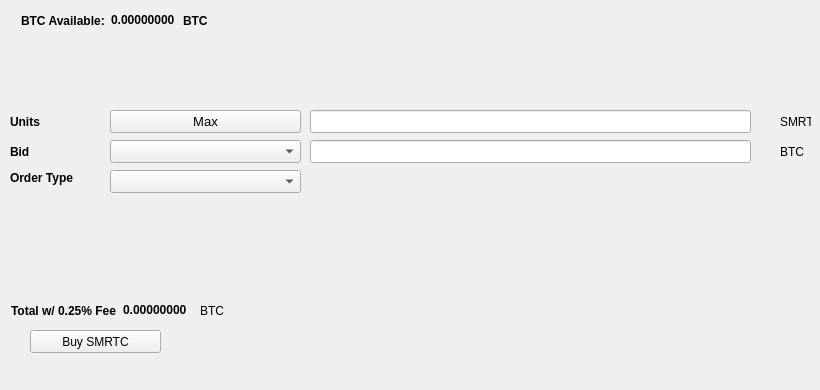
   <widget class="QWidget" name="BuyTab">
    <attribute name="title">
     <string>Buy</string>
    </attribute>
    <widget class="QPushButton" name="BuySMRTC">
     <property name="geometry">
      <rect>
       <x>30</x>
       <y>330</y>
       <width>131</width>
       <height>23</height>
      </rect>
     </property>
     <property name="text">
      <string>Buy SMRTC</string>
     </property>
     <property name="icon">
      <iconset resource="../smartcloud.qrc">
       <normaloff>:/icons/bitcoin</normaloff>:/icons/bitcoin</iconset>
     </property>
    </widget>
    <widget class="QLabel" name="label_3">
     <property name="geometry">
      <rect>
       <x>10</x>
       <y>110</y>
       <width>46</width>
       <height>23</height>
      </rect>
     </property>
     <property name="font">
      <font>
       <weight>75</weight>
       <bold>true</bold>
      </font>
     </property>
     <property name="text">
      <string>Units</string>
     </property>
    </widget>
    <widget class="QLineEdit" name="UnitsInput">
     <property name="geometry">
      <rect>
       <x>310</x>
       <y>110</y>
       <width>441</width>
       <height>23</height>
      </rect>
     </property>
     <property name="font">
      <font>
       <pointsize>9</pointsize>
       <weight>75</weight>
       <bold>true</bold>
      </font>
     </property>
    </widget>
    <widget class="QLineEdit" name="BuyBidPriceEdit">
     <property name="geometry">
      <rect>
       <x>310</x>
       <y>140</y>
       <width>441</width>
       <height>23</height>
      </rect>
     </property>
     <property name="font">
      <font>
       <pointsize>9</pointsize>
       <weight>75</weight>
       <bold>true</bold>
      </font>
     </property>
    </widget>
    <widget class="QLabel" name="label_4">
     <property name="geometry">
      <rect>
       <x>780</x>
       <y>110</y>
       <width>31</width>
       <height>23</height>
      </rect>
     </property>
     <property name="text">
      <string>SMRTC</string>
     </property>
    </widget>
    <widget class="QLabel" name="label_5">
     <property name="geometry">
      <rect>
       <x>780</x>
       <y>140</y>
       <width>31</width>
       <height>23</height>
      </rect>
     </property>
     <property name="text">
      <string>BTC</string>
     </property>
    </widget>
    <widget class="QLabel" name="label_6">
     <property name="geometry">
      <rect>
       <x>10</x>
       <y>140</y>
       <width>46</width>
       <height>23</height>
      </rect>
     </property>
     <property name="font">
      <font>
       <weight>75</weight>
       <bold>true</bold>
      </font>
     </property>
     <property name="text">
      <string>Bid</string>
     </property>
    </widget>
    <widget class="QLabel" name="label_7">
     <property name="geometry">
      <rect>
       <x>10</x>
       <y>170</y>
       <width>91</width>
       <height>16</height>
      </rect>
     </property>
     <property name="font">
      <font>
       <weight>75</weight>
       <bold>true</bold>
      </font>
     </property>
     <property name="text">
      <string>Order Type</string>
     </property>
    </widget>
    <widget class="QPushButton" name="Buy_Max_Amount">
     <property name="geometry">
      <rect>
       <x>110</x>
       <y>110</y>
       <width>191</width>
       <height>23</height>
      </rect>
     </property>
     <property name="font">
      <font>
       <pointsize>10</pointsize>
      </font>
     </property>
     <property name="text">
      <string>Max</string>
     </property>
    </widget>
    <widget class="QComboBox" name="BuyBidcomboBox">
     <property name="geometry">
      <rect>
       <x>110</x>
       <y>140</y>
       <width>191</width>
       <height>23</height>
      </rect>
     </property>
     <property name="font">
      <font>
       <pointsize>10</pointsize>
      </font>
     </property>
    </widget>
    <widget class="QComboBox" name="buyOrdertypeCombo">
     <property name="geometry">
      <rect>
       <x>110</x>
       <y>170</y>
       <width>191</width>
       <height>23</height>
      </rect>
     </property>
     <property name="font">
      <font>
       <pointsize>10</pointsize>
      </font>
     </property>
    </widget>
    <widget class="QWidget" name="layoutWidget1">
     <property name="geometry">
      <rect>
       <x>21</x>
       <y>11</y>
       <width>227</width>
       <height>19</height>
      </rect>
     </property>
     <layout class="QHBoxLayout" name="horizontalLayout_3">
      <item>
       <widget class="QLabel" name="label232">
        <property name="font">
         <font>
          <weight>75</weight>
          <bold>true</bold>
         </font>
        </property>
        <property name="text">
         <string>BTC Available:</string>
        </property>
       </widget>
      </item>
      <item>
       <widget class="QLabel" name="BtcAvailableLbl">
        <property name="palette">
         <palette>
          <active>
           <colorrole role="WindowText">
            <brush brushstyle="SolidPattern">
             <color alpha="255">
              <red>0</red>
              <green>0</green>
              <blue>0</blue>
             </color>
            </brush>
           </colorrole>
           <colorrole role="Button">
            <brush brushstyle="SolidPattern">
             <color alpha="255">
              <red>0</red>
              <green>170</green>
              <blue>0</blue>
             </color>
            </brush>
           </colorrole>
           <colorrole role="Light">
            <brush brushstyle="SolidPattern">
             <color alpha="255">
              <red>0</red>
              <green>255</green>
              <blue>0</blue>
             </color>
            </brush>
           </colorrole>
           <colorrole role="Midlight">
            <brush brushstyle="SolidPattern">
             <color alpha="255">
              <red>0</red>
              <green>212</green>
              <blue>0</blue>
             </color>
            </brush>
           </colorrole>
           <colorrole role="Dark">
            <brush brushstyle="SolidPattern">
             <color alpha="255">
              <red>0</red>
              <green>85</green>
              <blue>0</blue>
             </color>
            </brush>
           </colorrole>
           <colorrole role="Mid">
            <brush brushstyle="SolidPattern">
             <color alpha="255">
              <red>0</red>
              <green>113</green>
              <blue>0</blue>
             </color>
            </brush>
           </colorrole>
           <colorrole role="Text">
            <brush brushstyle="SolidPattern">
             <color alpha="255">
              <red>0</red>
              <green>170</green>
              <blue>0</blue>
             </color>
            </brush>
           </colorrole>
           <colorrole role="BrightText">
            <brush brushstyle="SolidPattern">
             <color alpha="255">
              <red>255</red>
              <green>255</green>
              <blue>255</blue>
             </color>
            </brush>
           </colorrole>
           <colorrole role="ButtonText">
            <brush brushstyle="SolidPattern">
             <color alpha="255">
              <red>0</red>
              <green>0</green>
              <blue>0</blue>
             </color>
            </brush>
           </colorrole>
           <colorrole role="Base">
            <brush brushstyle="SolidPattern">
             <color alpha="255">
              <red>255</red>
              <green>255</green>
              <blue>255</blue>
             </color>
            </brush>
           </colorrole>
           <colorrole role="Window">
            <brush brushstyle="SolidPattern">
             <color alpha="255">
              <red>0</red>
              <green>170</green>
              <blue>0</blue>
             </color>
            </brush>
           </colorrole>
           <colorrole role="Shadow">
            <brush brushstyle="SolidPattern">
             <color alpha="255">
              <red>0</red>
              <green>0</green>
              <blue>0</blue>
             </color>
            </brush>
           </colorrole>
           <colorrole role="AlternateBase">
            <brush brushstyle="SolidPattern">
             <color alpha="255">
              <red>127</red>
              <green>212</green>
              <blue>127</blue>
             </color>
            </brush>
           </colorrole>
           <colorrole role="ToolTipBase">
            <brush brushstyle="SolidPattern">
             <color alpha="255">
              <red>255</red>
              <green>255</green>
              <blue>220</blue>
             </color>
            </brush>
           </colorrole>
           <colorrole role="ToolTipText">
            <brush brushstyle="SolidPattern">
             <color alpha="255">
              <red>0</red>
              <green>0</green>
              <blue>0</blue>
             </color>
            </brush>
           </colorrole>
          </active>
          <inactive>
           <colorrole role="WindowText">
            <brush brushstyle="SolidPattern">
             <color alpha="255">
              <red>0</red>
              <green>0</green>
              <blue>0</blue>
             </color>
            </brush>
           </colorrole>
           <colorrole role="Button">
            <brush brushstyle="SolidPattern">
             <color alpha="255">
              <red>0</red>
              <green>170</green>
              <blue>0</blue>
             </color>
            </brush>
           </colorrole>
           <colorrole role="Light">
            <brush brushstyle="SolidPattern">
             <color alpha="255">
              <red>0</red>
              <green>255</green>
              <blue>0</blue>
             </color>
            </brush>
           </colorrole>
           <colorrole role="Midlight">
            <brush brushstyle="SolidPattern">
             <color alpha="255">
              <red>0</red>
              <green>212</green>
              <blue>0</blue>
             </color>
            </brush>
           </colorrole>
           <colorrole role="Dark">
            <brush brushstyle="SolidPattern">
             <color alpha="255">
              <red>0</red>
              <green>85</green>
              <blue>0</blue>
             </color>
            </brush>
           </colorrole>
           <colorrole role="Mid">
            <brush brushstyle="SolidPattern">
             <color alpha="255">
              <red>0</red>
              <green>113</green>
              <blue>0</blue>
             </color>
            </brush>
           </colorrole>
           <colorrole role="Text">
            <brush brushstyle="SolidPattern">
             <color alpha="255">
              <red>0</red>
              <green>170</green>
              <blue>0</blue>
             </color>
            </brush>
           </colorrole>
           <colorrole role="BrightText">
            <brush brushstyle="SolidPattern">
             <color alpha="255">
              <red>255</red>
              <green>255</green>
              <blue>255</blue>
             </color>
            </brush>
           </colorrole>
           <colorrole role="ButtonText">
            <brush brushstyle="SolidPattern">
             <color alpha="255">
              <red>0</red>
              <green>0</green>
              <blue>0</blue>
             </color>
            </brush>
           </colorrole>
           <colorrole role="Base">
            <brush brushstyle="SolidPattern">
             <color alpha="255">
              <red>255</red>
              <green>255</green>
              <blue>255</blue>
             </color>
            </brush>
           </colorrole>
           <colorrole role="Window">
            <brush brushstyle="SolidPattern">
             <color alpha="255">
              <red>0</red>
              <green>170</green>
              <blue>0</blue>
             </color>
            </brush>
           </colorrole>
           <colorrole role="Shadow">
            <brush brushstyle="SolidPattern">
             <color alpha="255">
              <red>0</red>
              <green>0</green>
              <blue>0</blue>
             </color>
            </brush>
           </colorrole>
           <colorrole role="AlternateBase">
            <brush brushstyle="SolidPattern">
             <color alpha="255">
              <red>127</red>
              <green>212</green>
              <blue>127</blue>
             </color>
            </brush>
           </colorrole>
           <colorrole role="ToolTipBase">
            <brush brushstyle="SolidPattern">
             <color alpha="255">
              <red>255</red>
              <green>255</green>
              <blue>220</blue>
             </color>
            </brush>
           </colorrole>
           <colorrole role="ToolTipText">
            <brush brushstyle="SolidPattern">
             <color alpha="255">
              <red>0</red>
              <green>0</green>
              <blue>0</blue>
             </color>
            </brush>
           </colorrole>
          </inactive>
          <disabled>
           <colorrole role="WindowText">
            <brush brushstyle="SolidPattern">
             <color alpha="255">
              <red>0</red>
              <green>85</green>
              <blue>0</blue>
             </color>
            </brush>
           </colorrole>
           <colorrole role="Button">
            <brush brushstyle="SolidPattern">
             <color alpha="255">
              <red>0</red>
              <green>170</green>
              <blue>0</blue>
             </color>
            </brush>
           </colorrole>
           <colorrole role="Light">
            <brush brushstyle="SolidPattern">
             <color alpha="255">
              <red>0</red>
              <green>255</green>
              <blue>0</blue>
             </color>
            </brush>
           </colorrole>
           <colorrole role="Midlight">
            <brush brushstyle="SolidPattern">
             <color alpha="255">
              <red>0</red>
              <green>212</green>
              <blue>0</blue>
             </color>
            </brush>
           </colorrole>
           <colorrole role="Dark">
            <brush brushstyle="SolidPattern">
             <color alpha="255">
              <red>0</red>
              <green>85</green>
              <blue>0</blue>
             </color>
            </brush>
           </colorrole>
           <colorrole role="Mid">
            <brush brushstyle="SolidPattern">
             <color alpha="255">
              <red>0</red>
              <green>113</green>
              <blue>0</blue>
             </color>
            </brush>
           </colorrole>
           <colorrole role="Text">
            <brush brushstyle="SolidPattern">
             <color alpha="255">
              <red>0</red>
              <green>85</green>
              <blue>0</blue>
             </color>
            </brush>
           </colorrole>
           <colorrole role="BrightText">
            <brush brushstyle="SolidPattern">
             <color alpha="255">
              <red>255</red>
              <green>255</green>
              <blue>255</blue>
             </color>
            </brush>
           </colorrole>
           <colorrole role="ButtonText">
            <brush brushstyle="SolidPattern">
             <color alpha="255">
              <red>0</red>
              <green>85</green>
              <blue>0</blue>
             </color>
            </brush>
           </colorrole>
           <colorrole role="Base">
            <brush brushstyle="SolidPattern">
             <color alpha="255">
              <red>0</red>
              <green>170</green>
              <blue>0</blue>
             </color>
            </brush>
           </colorrole>
           <colorrole role="Window">
            <brush brushstyle="SolidPattern">
             <color alpha="255">
              <red>0</red>
              <green>170</green>
              <blue>0</blue>
             </color>
            </brush>
           </colorrole>
           <colorrole role="Shadow">
            <brush brushstyle="SolidPattern">
             <color alpha="255">
              <red>0</red>
              <green>0</green>
              <blue>0</blue>
             </color>
            </brush>
           </colorrole>
           <colorrole role="AlternateBase">
            <brush brushstyle="SolidPattern">
             <color alpha="255">
              <red>0</red>
              <green>170</green>
              <blue>0</blue>
             </color>
            </brush>
           </colorrole>
           <colorrole role="ToolTipBase">
            <brush brushstyle="SolidPattern">
             <color alpha="255">
              <red>255</red>
              <green>255</green>
              <blue>220</blue>
             </color>
            </brush>
           </colorrole>
           <colorrole role="ToolTipText">
            <brush brushstyle="SolidPattern">
             <color alpha="255">
              <red>0</red>
              <green>0</green>
              <blue>0</blue>
             </color>
            </brush>
           </colorrole>
          </disabled>
         </palette>
        </property>
        <property name="font">
         <font>
          <weight>75</weight>
          <bold>true</bold>
         </font>
        </property>
        <property name="text">
         <string>0.00000000</string>
        </property>
        <property name="textInteractionFlags">
         <set>Qt::LinksAccessibleByMouse|Qt::TextSelectableByKeyboard|Qt::TextSelectableByMouse</set>
        </property>
       </widget>
      </item>
      <item>
       <widget class="QLabel" name="BtcAvailableLbl_2">
        <property name="font">
         <font>
          <weight>75</weight>
          <bold>true</bold>
         </font>
        </property>
        <property name="text">
         <string>BTC</string>
        </property>
       </widget>
      </item>
     </layout>
    </widget>
    <widget class="QWidget" name="layoutWidge2">
     <property name="geometry">
      <rect>
       <x>11</x>
       <y>301</y>
       <width>259</width>
       <height>19</height>
      </rect>
     </property>
     <layout class="QHBoxLayout" name="horizontalLayout_4">
      <item>
       <widget class="QLabel" name="label_9">
        <property name="font">
         <font>
          <weight>75</weight>
          <bold>true</bold>
         </font>
        </property>
        <property name="text">
         <string>Total w/ 0.25% Fee</string>
        </property>
       </widget>
      </item>
      <item>
       <widget class="QLabel" name="BuyCostLabel">
        <property name="palette">
         <palette>
          <active>
           <colorrole role="WindowText">
            <brush brushstyle="SolidPattern">
             <color alpha="255">
              <red>0</red>
              <green>0</green>
              <blue>0</blue>
             </color>
            </brush>
           </colorrole>
           <colorrole role="Button">
            <brush brushstyle="SolidPattern">
             <color alpha="255">
              <red>0</red>
              <green>170</green>
              <blue>0</blue>
             </color>
            </brush>
           </colorrole>
           <colorrole role="Light">
            <brush brushstyle="SolidPattern">
             <color alpha="255">
              <red>0</red>
              <green>255</green>
              <blue>0</blue>
             </color>
            </brush>
           </colorrole>
           <colorrole role="Midlight">
            <brush brushstyle="SolidPattern">
             <color alpha="255">
              <red>0</red>
              <green>212</green>
              <blue>0</blue>
             </color>
            </brush>
           </colorrole>
           <colorrole role="Dark">
            <brush brushstyle="SolidPattern">
             <color alpha="255">
              <red>0</red>
              <green>85</green>
              <blue>0</blue>
             </color>
            </brush>
           </colorrole>
           <colorrole role="Mid">
            <brush brushstyle="SolidPattern">
             <color alpha="255">
              <red>0</red>
              <green>113</green>
              <blue>0</blue>
             </color>
            </brush>
           </colorrole>
           <colorrole role="Text">
            <brush brushstyle="SolidPattern">
             <color alpha="255">
              <red>0</red>
              <green>170</green>
              <blue>0</blue>
             </color>
            </brush>
           </colorrole>
           <colorrole role="BrightText">
            <brush brushstyle="SolidPattern">
             <color alpha="255">
              <red>255</red>
              <green>255</green>
              <blue>255</blue>
             </color>
            </brush>
           </colorrole>
           <colorrole role="ButtonText">
            <brush brushstyle="SolidPattern">
             <color alpha="255">
              <red>0</red>
              <green>0</green>
              <blue>0</blue>
             </color>
            </brush>
           </colorrole>
           <colorrole role="Base">
            <brush brushstyle="SolidPattern">
             <color alpha="255">
              <red>255</red>
              <green>255</green>
              <blue>255</blue>
             </color>
            </brush>
           </colorrole>
           <colorrole role="Window">
            <brush brushstyle="SolidPattern">
             <color alpha="255">
              <red>0</red>
              <green>170</green>
              <blue>0</blue>
             </color>
            </brush>
           </colorrole>
           <colorrole role="Shadow">
            <brush brushstyle="SolidPattern">
             <color alpha="255">
              <red>0</red>
              <green>0</green>
              <blue>0</blue>
             </color>
            </brush>
           </colorrole>
           <colorrole role="AlternateBase">
            <brush brushstyle="SolidPattern">
             <color alpha="255">
              <red>127</red>
              <green>212</green>
              <blue>127</blue>
             </color>
            </brush>
           </colorrole>
           <colorrole role="ToolTipBase">
            <brush brushstyle="SolidPattern">
             <color alpha="255">
              <red>255</red>
              <green>255</green>
              <blue>220</blue>
             </color>
            </brush>
           </colorrole>
           <colorrole role="ToolTipText">
            <brush brushstyle="SolidPattern">
             <color alpha="255">
              <red>0</red>
              <green>0</green>
              <blue>0</blue>
             </color>
            </brush>
           </colorrole>
          </active>
          <inactive>
           <colorrole role="WindowText">
            <brush brushstyle="SolidPattern">
             <color alpha="255">
              <red>0</red>
              <green>0</green>
              <blue>0</blue>
             </color>
            </brush>
           </colorrole>
           <colorrole role="Button">
            <brush brushstyle="SolidPattern">
             <color alpha="255">
              <red>0</red>
              <green>170</green>
              <blue>0</blue>
             </color>
            </brush>
           </colorrole>
           <colorrole role="Light">
            <brush brushstyle="SolidPattern">
             <color alpha="255">
              <red>0</red>
              <green>255</green>
              <blue>0</blue>
             </color>
            </brush>
           </colorrole>
           <colorrole role="Midlight">
            <brush brushstyle="SolidPattern">
             <color alpha="255">
              <red>0</red>
              <green>212</green>
              <blue>0</blue>
             </color>
            </brush>
           </colorrole>
           <colorrole role="Dark">
            <brush brushstyle="SolidPattern">
             <color alpha="255">
              <red>0</red>
              <green>85</green>
              <blue>0</blue>
             </color>
            </brush>
           </colorrole>
           <colorrole role="Mid">
            <brush brushstyle="SolidPattern">
             <color alpha="255">
              <red>0</red>
              <green>113</green>
              <blue>0</blue>
             </color>
            </brush>
           </colorrole>
           <colorrole role="Text">
            <brush brushstyle="SolidPattern">
             <color alpha="255">
              <red>0</red>
              <green>170</green>
              <blue>0</blue>
             </color>
            </brush>
           </colorrole>
           <colorrole role="BrightText">
            <brush brushstyle="SolidPattern">
             <color alpha="255">
              <red>255</red>
              <green>255</green>
              <blue>255</blue>
             </color>
            </brush>
           </colorrole>
           <colorrole role="ButtonText">
            <brush brushstyle="SolidPattern">
             <color alpha="255">
              <red>0</red>
              <green>0</green>
              <blue>0</blue>
             </color>
            </brush>
           </colorrole>
           <colorrole role="Base">
            <brush brushstyle="SolidPattern">
             <color alpha="255">
              <red>255</red>
              <green>255</green>
              <blue>255</blue>
             </color>
            </brush>
           </colorrole>
           <colorrole role="Window">
            <brush brushstyle="SolidPattern">
             <color alpha="255">
              <red>0</red>
              <green>170</green>
              <blue>0</blue>
             </color>
            </brush>
           </colorrole>
           <colorrole role="Shadow">
            <brush brushstyle="SolidPattern">
             <color alpha="255">
              <red>0</red>
              <green>0</green>
              <blue>0</blue>
             </color>
            </brush>
           </colorrole>
           <colorrole role="AlternateBase">
            <brush brushstyle="SolidPattern">
             <color alpha="255">
              <red>127</red>
              <green>212</green>
              <blue>127</blue>
             </color>
            </brush>
           </colorrole>
           <colorrole role="ToolTipBase">
            <brush brushstyle="SolidPattern">
             <color alpha="255">
              <red>255</red>
              <green>255</green>
              <blue>220</blue>
             </color>
            </brush>
           </colorrole>
           <colorrole role="ToolTipText">
            <brush brushstyle="SolidPattern">
             <color alpha="255">
              <red>0</red>
              <green>0</green>
              <blue>0</blue>
             </color>
            </brush>
           </colorrole>
          </inactive>
          <disabled>
           <colorrole role="WindowText">
            <brush brushstyle="SolidPattern">
             <color alpha="255">
              <red>0</red>
              <green>85</green>
              <blue>0</blue>
             </color>
            </brush>
           </colorrole>
           <colorrole role="Button">
            <brush brushstyle="SolidPattern">
             <color alpha="255">
              <red>0</red>
              <green>170</green>
              <blue>0</blue>
             </color>
            </brush>
           </colorrole>
           <colorrole role="Light">
            <brush brushstyle="SolidPattern">
             <color alpha="255">
              <red>0</red>
              <green>255</green>
              <blue>0</blue>
             </color>
            </brush>
           </colorrole>
           <colorrole role="Midlight">
            <brush brushstyle="SolidPattern">
             <color alpha="255">
              <red>0</red>
              <green>212</green>
              <blue>0</blue>
             </color>
            </brush>
           </colorrole>
           <colorrole role="Dark">
            <brush brushstyle="SolidPattern">
             <color alpha="255">
              <red>0</red>
              <green>85</green>
              <blue>0</blue>
             </color>
            </brush>
           </colorrole>
           <colorrole role="Mid">
            <brush brushstyle="SolidPattern">
             <color alpha="255">
              <red>0</red>
              <green>113</green>
              <blue>0</blue>
             </color>
            </brush>
           </colorrole>
           <colorrole role="Text">
            <brush brushstyle="SolidPattern">
             <color alpha="255">
              <red>0</red>
              <green>85</green>
              <blue>0</blue>
             </color>
            </brush>
           </colorrole>
           <colorrole role="BrightText">
            <brush brushstyle="SolidPattern">
             <color alpha="255">
              <red>255</red>
              <green>255</green>
              <blue>255</blue>
             </color>
            </brush>
           </colorrole>
           <colorrole role="ButtonText">
            <brush brushstyle="SolidPattern">
             <color alpha="255">
              <red>0</red>
              <green>85</green>
              <blue>0</blue>
             </color>
            </brush>
           </colorrole>
           <colorrole role="Base">
            <brush brushstyle="SolidPattern">
             <color alpha="255">
              <red>0</red>
              <green>170</green>
              <blue>0</blue>
             </color>
            </brush>
           </colorrole>
           <colorrole role="Window">
            <brush brushstyle="SolidPattern">
             <color alpha="255">
              <red>0</red>
              <green>170</green>
              <blue>0</blue>
             </color>
            </brush>
           </colorrole>
           <colorrole role="Shadow">
            <brush brushstyle="SolidPattern">
             <color alpha="255">
              <red>0</red>
              <green>0</green>
              <blue>0</blue>
             </color>
            </brush>
           </colorrole>
           <colorrole role="AlternateBase">
            <brush brushstyle="SolidPattern">
             <color alpha="255">
              <red>0</red>
              <green>170</green>
              <blue>0</blue>
             </color>
            </brush>
           </colorrole>
           <colorrole role="ToolTipBase">
            <brush brushstyle="SolidPattern">
             <color alpha="255">
              <red>255</red>
              <green>255</green>
              <blue>220</blue>
             </color>
            </brush>
           </colorrole>
           <colorrole role="ToolTipText">
            <brush brushstyle="SolidPattern">
             <color alpha="255">
              <red>0</red>
              <green>0</green>
              <blue>0</blue>
             </color>
            </brush>
           </colorrole>
          </disabled>
         </palette>
        </property>
        <property name="font">
         <font>
          <weight>75</weight>
          <bold>true</bold>
         </font>
        </property>
        <property name="autoFillBackground">
         <bool>false</bool>
        </property>
        <property name="text">
         <string>0.00000000</string>
        </property>
        <property name="textInteractionFlags">
         <set>Qt::LinksAccessibleByMouse|Qt::TextSelectableByMouse</set>
        </property>
       </widget>
      </item>
      <item>
       <widget class="QLabel" name="label_10">
        <property name="font">
         <font>
          <weight>50</weight>
          <bold>false</bold>
         </font>
        </property>
        <property name="text">
         <string>BTC</string>
        </property>
       </widget>
      </item>
     </layout>
    </widget>
    <widget class="QLabel" name="label_24">
     <property name="geometry">
      <rect>
       <x>460</x>
       <y>300</y>
       <width>281</width>
       <height>81</height>
      </rect>
     </property>
     <property name="text">
      <string/>
     </property>
     <property name="pixmap">
      <pixmap>:/images/bittrex</pixmap>
     </property>
    </widget>
   </widget>
